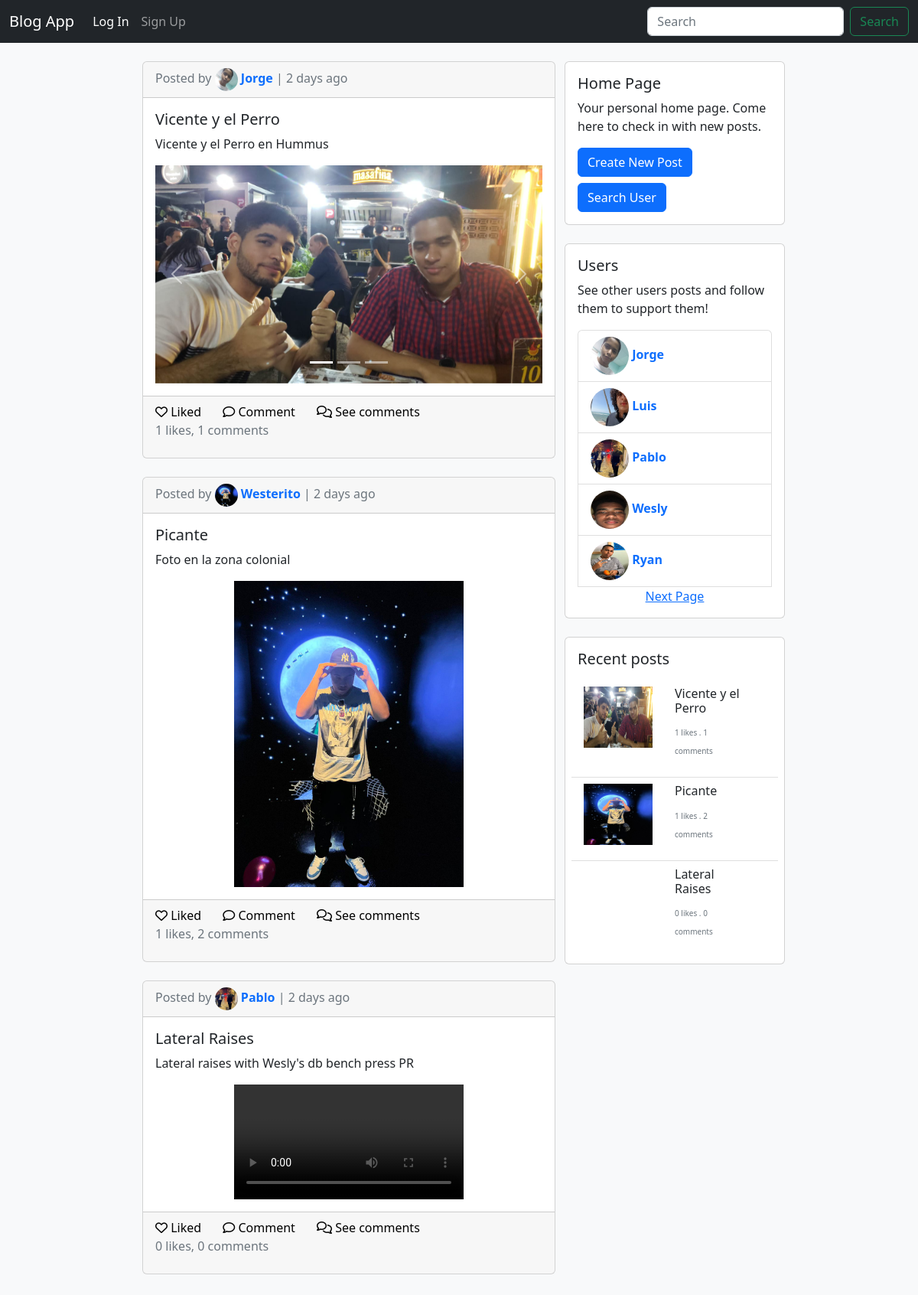
The page / on the database its author committed.
### app/models.py (models this page shows, shortened)
class Blog(db.Model):
    __tablename__ = 'blogs'
    id = db.Column(db.Integer, primary_key=True)
    title = db.Column(db.String(64), nullable=False)
    body = db.Column(db.Text, nullable=False)
    author = db.Column(db.Integer, db.ForeignKey('users.id'))
    date = db.Column(db.DateTime, default=datetime.utcnow, index=True)
    comments = db.relationship('Comment', backref='blog', cascade='all, delete-orphan')
    likes = db.relationship('Like', backref='blog', cascade='all, delete-orphan')
    files = db.relationship('File', backref='blog', cascade='all, delete-orphan')
    topic = db.Column(db.String, nullable=True)

class User(UserMixin, db.Model):
    __tablename__ = 'users'
    id = db.Column(db.Integer, primary_key=True)
    email = db.Column(db.String(64), unique=True, index=True)
    username = db.Column(db.String(64), unique=True, index=True)
    password_hash = db.Column(db.String(128))
    profile_pic = db.Column(db.String, default='images/profile photos/default_profile_pic.jpg')
    posts = db.relationship('Blog', backref='user', cascade='all, delete-orphan')
    comments = db.relationship('Comment', backref='user', cascade='all, delete-orphan')
    followers = db.relationship('Follow', backref='user', foreign_keys='Follow.followed_id', cascade='all, delete-orphan')
    likes = db.relationship('Like', backref='user', cascade='all, delete-orphan')
    notifications = db.relationship('Notification', backref='user', foreign_keys='Notification.user_id', cascade='all, delete-orphan')
    actions = db.relationship('Notification', backref='notificator', foreign_keys='Notification.notificator_id', cascade='all, delete-orphan')
    confirmed = db.Column(db.Boolean, default=False)
    @property
    def password(self):
        raise AttributeError('password is not readable')
    def __str__(self):
        return self.username

class File(db.Model):
    __tablename__ = 'files'
    path = db.Column(db.String, primary_key=True)
    blog_id = db.Column(db.Integer, db.ForeignKey('blogs.id'))
    @property
    def type(self):
        image_file_types = [
            'jpg', 'jpeg', 'png', 'gif', 'tiff', 'tif', 'bmp', 'webp', 'svg', 'ico',
            'raw', 'heif', 'heic', 'crx'
        ]
        video_file_types = [
            'mp4', 'avi', 'mkv', 'mov', 'wmv', 'flv', 'webm', '3gp', 'ogg', 'mpg', 'mpeg', 'ts'
        ]
        type = self.path.split('.')
        max_index = len(type) - 1
        type = type[max_index]
        if type in image_file_types:
            print('image')
            return 'image'
        elif type in video_file_types:
            return 'video'
        else:
            print('else')
            return type
    @property
    def file_extension(self):
        type = self.path.split('.')
        max_index = len(type) - 1
        return type[max_index]

### app/main/views.py (the view)
@main.route('/', methods=['GET', 'POST'])
def index():
    posts_widget_context = get_posts_widget_context()
    posts_pagination = posts_widget_context['posts_pagination']
    users_widget_context = get_users_widget_context()
    users = users_widget_context['users']
    users_pagination = users_widget_context['users_pagination']
    posts = posts_widget_context['posts']
    return render_template('home.html', posts=posts, users=users, posts_pagination=posts_pagination, users_pagination=users_pagination)

### app/main/views.py (called while the page is built)
def get_posts_widget_context():
    page = request.args.get('posts_page', 1, type=int)
    posts_pagination = Blog.query.order_by(Blog.date.desc()).paginate(
        page=page,
        per_page=current_app.config['POSTS_PER_PAGE'],
        error_out=False
    )
    posts = posts_pagination.items
    return {'posts': posts, 'posts_pagination': posts_pagination}

def get_users_widget_context():
    page = request.args.get('users_page', type=int)
    users_pagination = User.query.paginate(
        page=page,
        per_page=current_app.config['USERS_PER_PAGE'],
        error_out=False
    )
    users = users_pagination.items
    return {'users': users, 'users_pagination': users_pagination}

### app/templates/home.html (shortened to what this page needs)
{% extends 'base.html' %}
{% from 'macros.html' import render_post_card, posts_pagination_widget, users_pagination_widget, home_widget, users_widget, posts_widget, flashed_messages %}
{% block content %}
<div class="container flex-container w-75 p-4">
    <div class="container">
        {% for post in posts %}
            {{ render_post_card(post, current_user, loop.index, moment(post.date).fromNow()) }}
            <br />
        {% endfor %}
    </div>
    <div>
        {{ home_widget() }}
        {{ users_widget(users, users_pagination) }}
        {% if other_posts %}
            {{ posts_widget(other_posts) }}
        {% else %}
            {{ posts_widget(posts) }}
        {% endif %}
    </div>
</div>
{% endblock content %}

### app/templates/macros.html (shortened to what this page needs)
{% macro home_widget() %}
    <div class="card mb-4" style="width: 18rem;">
        <div class="card-body">
            <h5 class="card-title">Home Page</h5>
            <p class="card-text">Your personal home page. Come here to check in with new posts.</p>
            <a href="{{ url_for('blogs.new_post') }}" class="btn btn-primary mb-2">Create New Post</a>
            <div class="dropdown">
                <button class="btn btn-primary" type="button" data-bs-toggle="dropdown" aria-expanded="false">
                Search User
                </button>
            </div>
        </div>
    </div>
{% endmacro %}
{% macro posts_widget(posts) %}
    <div class="card mb-4" style="width: 18rem;">
        <div class="p-2">
            <h5 class="card-title p-2">Recent posts</h5>
            <ul class="list-group list-group-flush">
                {% for post in posts[:5] %}
                    <li class="list-group-item">
                        <div class="row">
                            <div class="row">
                                <div class="col-md-6">
                                    {% if post.files %}
                                    {% set file = post.files[0] %}
                                    {% if file.type == 'image' %}
                                        <img src="{{ url_for('static', filename=file.path )}}" style="height: 80px; width: 90px;">
                                    {% elif file.type == 'video' %}
                                        <video width="80" height="90">
                                            <source src="{{ url_for('static', filename=file.path) }}" type="video/{{ file.file_extension }}">
                                        </video>
                                    {% endif %}
                                {% endif %}
                                </div>
                                <div class="col-md-6">
                                    <h5 class="" style="font-size: 16px;">{{ post.title }}</h5>
                                    <p><span class="text-muted" style="font-size: 10px;">{{ post.likes|length }} likes . {{ post.comments|length }} comments</span></p>
                                </div>
                            </div>
                        </div>
                    </li>
                {% endfor %}
            </ul>
        </div>
    </div>
{% endmacro %}
{% macro users_widget(users, pagination) %}
    <div class="card mb-4" style="width: 18rem;">
        <div class="card-body">
            <h5 class="card-title">Users</h5>
            <p class="card-text">See other users posts and follow them to support them!</p>
            <ul class="list-group">
                {% for user in users %}
                    <li class="list-group-item">
                        <a href="{{ url_for('auth.profile', username=user) }}" class="text-decoration-none mb-2">
                            <img src="{{ url_for('static', filename=user.profile_pic) }}" class="profile_pic" style="height: 50px; width: 50px;">
                            <span class="card-title"><b>{{ user }}</b></span>
                        </a>
                    </li>
                {% endfor %}
                {{ users_pagination_widget(pagination, request.endpoint) }}
            </ul>
        </div>
    </div>
{% endmacro %}
{% macro users_pagination_widget(pagination, endpoint) %}
    <div class="d-flex justify-content-center align-items-center">
        {% if pagination.has_next %}
            <a href="{{ url_for(endpoint, users_page  = pagination.page + 1) }}">Next Page</a>
        {% elif pagination.has_prev %}
            <a href="{{ url_for(endpoint, users_page = pagination.page - 1) }}">Previous Page</a>
        {% endif %}
    </div>
{% endmacro %}
{% macro render_post_image(filename) %}
    <div class="d-flex align-items-center justify-content-center" style="max-height: 400px;" >
        <img class="img-fluid" src="{{ url_for('static', filename=filename) }}" style="max-height: 400px; object-fit: contain;">
    </div>
{% endmacro %}
{% macro render_post_video(file) %}
    <div class="d-flex align-items-center justify-content-center" style="max-height: 400px;" >
        <video style="max-height: 400px; object-fit: contain;" controls>
            <source src="{{ url_for('static', filename=file.path) }}" type="video/{{ file.file_extension }}">
        </video>
    </div>
{% endmacro %}
{% macro render_profile_pic(author, size) %}
    <img src="{{ url_for('static', filename=author.profile_pic) }}" class="profile_pic">
{% endmacro %}
{% macro render_carousel(post, id) %}
    <div id="{{ id }}" class="carousel slide">
        <div class="carousel-indicators">
            {% for file in post.files %}
                {% if loop.index == 1 %}
                    <button type="button" data-bs-target="{{ id }}" data-bs-slide-to="{{ loop.index0 }}" class="active" aria-current="true" aria-label="Slide {{ loop.index }}"></button>
                {% else %}
                    <button type="button" data-bs-target="{{ id }}" data-bs-slide-to="{{ loop.index0 }}" aria-label="Slide {{ loop.index }}"></button>
                {% endif %}
            {% endfor %}
        </div>
        <div class="carousel-inner">
            {% for file in post.files %}
                {% if loop.index == 1 %}
                    <div class="carousel-item active">
                        {% if file.type == 'image' %}
                            {{ render_post_image(file.path) }}
                        {% elif file.type == 'video' %}
                            {{ render_post_video(file) }}
                        {% endif %}
                    </div>
                {% endif %}
            {% endfor %}
        </div>
        <button class="carousel-control-prev" type="button" data-bs-target="#{{ id }}" data-bs-slide="prev">
            <span class="carousel-control-prev-icon" aria-hidden="true"></span>
        </button>
        <button class="carousel-control-next" type="button" data-bs-target="#{{ id }}" data-bs-slide="next">
            <span class="carousel-control-next-icon" aria-hidden="true"></span>
        </button>
    </div>
{% endmacro %}
{% macro render_post_card(post, current_user, loop_index, date) %}
    <div class="card">
        <div class="card-header">
            <span class="text-muted">Posted by <a href="{{ url_for('auth.profile', username=post.user ) }}" class="text-decoration-none">{{ render_profile_pic(post.user) }} <b>{{ post.user }}</b></a> |
            {{ date }}</span>
        </div>
        <div class="card-body">
            <div class="row">
                <h5 class="card-title">{{ post.title }}</h5>
            </div>
            <div class="row">
                <p class="card-body-text">{{ post.body }}</p>
            </div>
            <div class="row">
                {% if post.files | length == 1 %}
                    {% set file = post.files[0] %}
                    {% if post.files[0].type == 'image' %}
                        {{ render_post_image(file.path) }}
                    {% elif post.files[0].type == 'video' %}
                        {{ render_post_video(file) }}
                    {% endif %}
                {% else %}
                    {% set id = 'post' ~ loop_index  ~ 'Images' %}
                    {{ render_carousel(post, id) }}
                {% endif %}
            </div>
        </div>
        <div class="card-footer text-muted">
            <div>
                {% set id = 'post' ~ loop_index ~ 'Likes' %}
                {% if current_user.is_authenticated and current_user.likes_post(post.id) %}
                    <a class="text-decoration-none" style="color: red;" href="{{ url_for('blogs.unlike_post', post_id=post.id) }}" onclick="update_likes(this, '{{ id }}')"><i class="fa-solid fa-heart" id="icon"></i><span id="text"> Liked</span></a>
                {% else %}
                    <a class="like" href="{{ url_for('blogs.like_post', post_id=post.id) }}" onclick="update_likes(this, '{{ id }}')"><i class="fa-regular fa-heart" id="icon"></i><span id="text"> Liked</span></a>
                {% endif %}
                <a class="text-decoration-none mx-4" style="color: black;" href="{{ url_for('blogs.comment', post_id=post.id) }}"><i class="fa-regular fa-comment"></i> Comment</a>
                <a class="text-decoration-none" style="color: black;" href="{{ url_for('blogs.post', post_id=post.id) }}"><i class="fa-regular fa-comments"></i> See comments</a>
            </div>
            <p><span id="{{ id }}">{{ post.likes|length }} likes</span>, {{ post.comments|length }} comments</p>
        </div>
    </div>
{% endmacro %}

### app/static/css/styles.css (style rules this page uses)
.profile_pic { height: 30px; width: 30px; border-radius: 50%; }
.like { color: black; text-decoration: none; }
.flex-container { display: flex; flex-direction: row; justify-content: flex-start; align-items: flex-start; }

### rows shown on the page
Blog: profile_pic (picture), user "Jorge", date "2 days ago", title "Vicente y el Perro", body "Vicente y el Perro en Hummus", likes|length "1", comments|length "1", shows a picture
File: shows a picture
Blog: profile_pic (picture), user "Westerito", date "2 days ago", title "Picante", body "Foto en la zona colonial", shows a picture, likes|length "1", comments|length "2"
Blog: profile_pic (picture), user "Pablo", date "2 days ago", title "Lateral Raises", body "Lateral raises with Wesly's db bench press PR", likes|length "0", comments|length "0"
User: profile_pic (picture), username "Jorge"
User: profile_pic (picture), username "Luis"
User: profile_pic (picture), username "Pablo"
User: profile_pic (picture), username "Wesly"
User: profile_pic (picture), username "Ryan"
